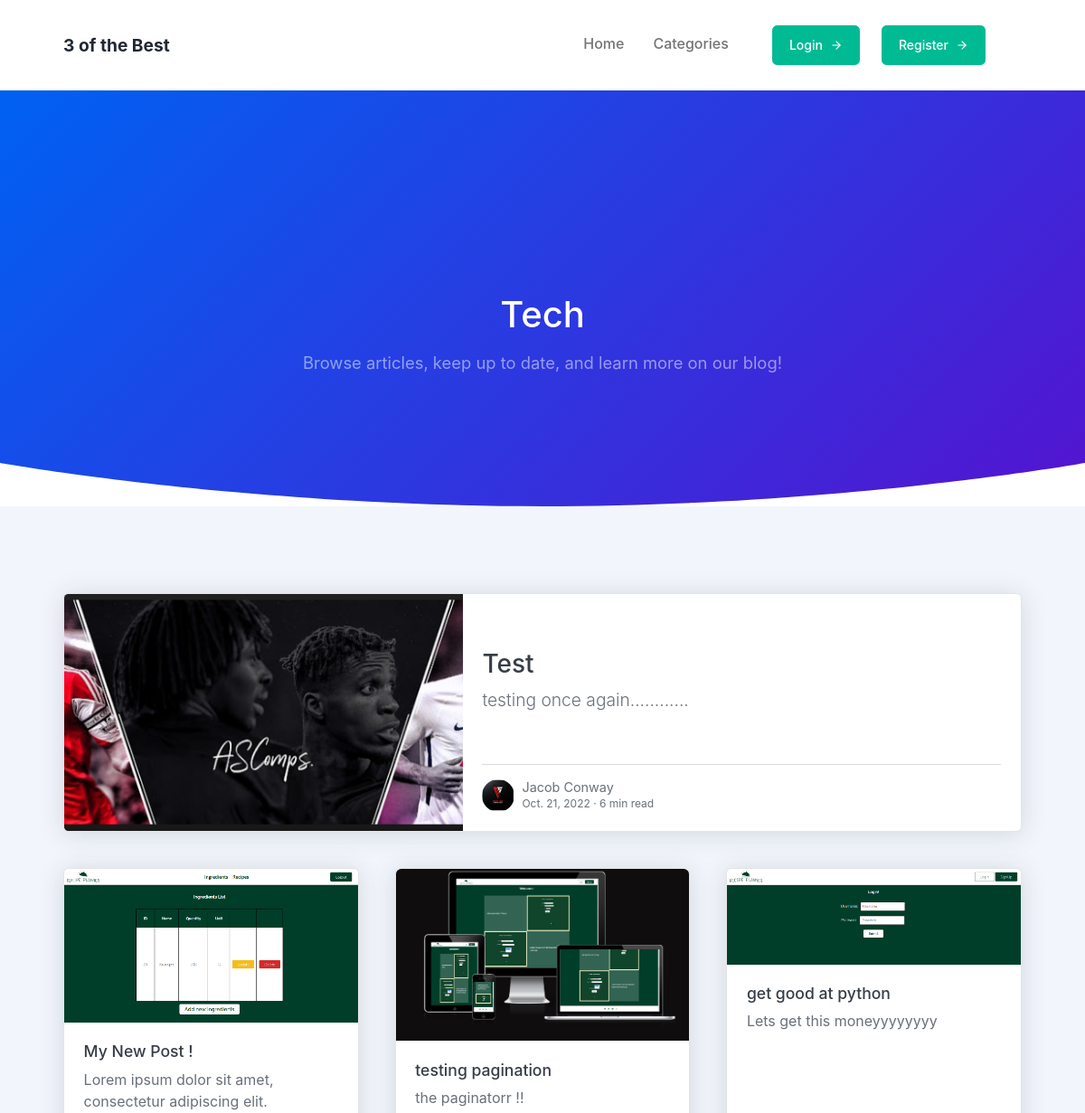
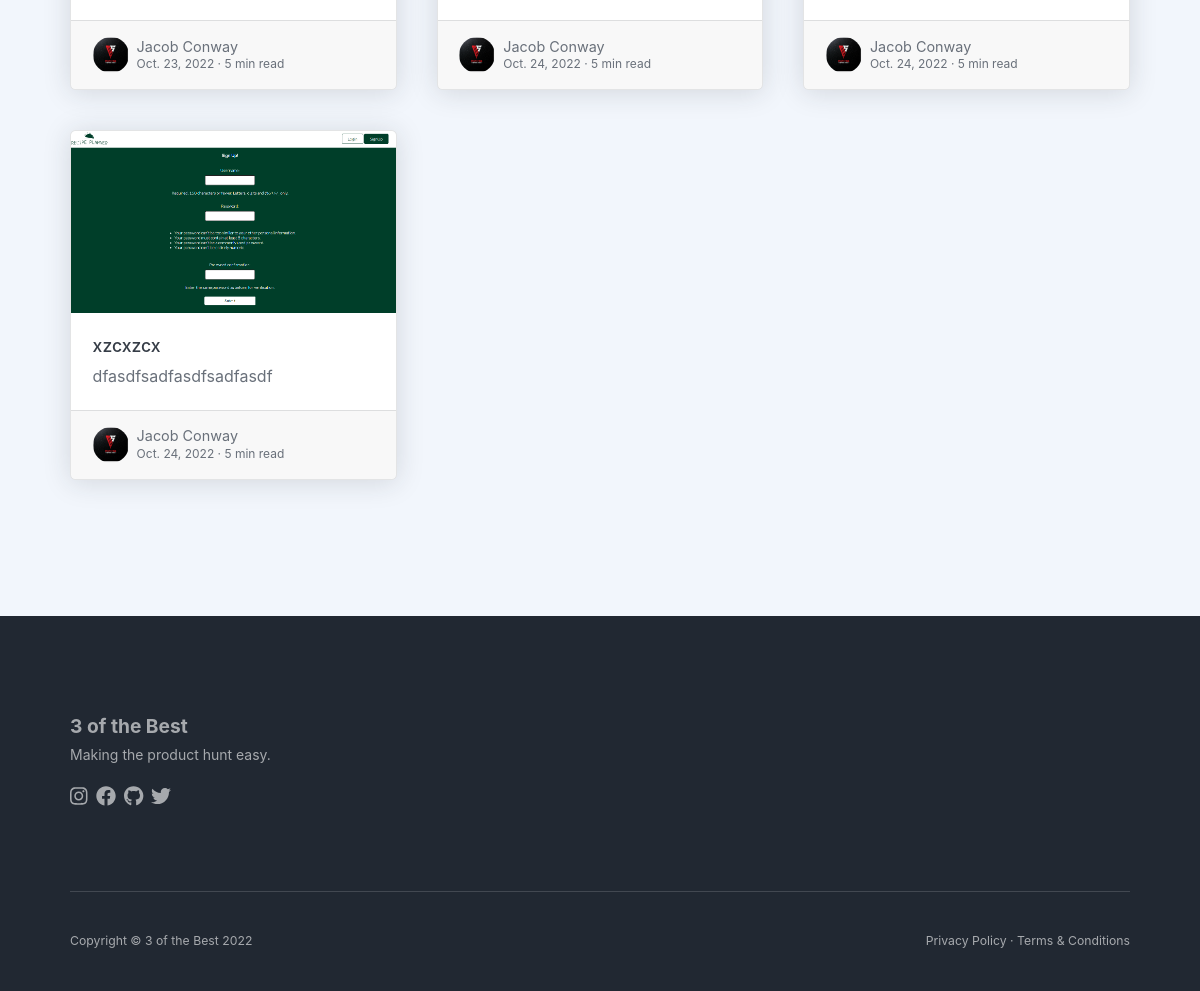
Screenshot of /category/tech/ with the database file from the repository (2 pictures, top to bottom).
### theblog/models.py (models this page shows, shortened)
class Post(models.Model):
    title = models.CharField(max_length=255)
    title_tag = models.CharField(max_length=255, default='3oftheBest')
    header_image = models.ImageField(null=True, blank=True, upload_to="images/")
    snippet_image = models.ImageField(null=True, blank=True, upload_to="snippet-image/")
    author = models.ForeignKey(User, on_delete=models.CASCADE)
    body = models.TextField()
    post_date = models.DateField(auto_now_add=True)
    category = models.CharField(max_length=255, default='uncategorized')
    likes = models.ManyToManyField(User, related_name='blog_posts', blank=True)
    snippet = models.CharField(max_length=255)
    isFeatured = models.BooleanField(default=False)
    class Meta:
        constraints = [
            UniqueConstraint(fields=['isFeatured'], condition=Q(isFeatured=True), name='isFeatured')
        ]

class Profile(models.Model):
    user = models.OneToOneField(User, null=True, on_delete=models.CASCADE)
    bio = models.TextField()
    profile_pic = models.ImageField(null=True, blank=True, upload_to="profile/")
    facebook_url = models.CharField(max_length=255, blank=True, null=True)
    twitter_url = models.CharField(max_length=255, blank=True, null=True)
    instagram_url = models.CharField(max_length=255, blank=True, null=True)
    tiktok_url = models.CharField(max_length=255, blank=True, null=True)
    snapchat_url = models.CharField(max_length=255, blank=True, null=True)
    youtube_url = models.CharField(max_length=255, blank=True, null=True)

### theblog/views.py (the view)
# urls.py: path('category/<str:cats>/',views.ListCategoryView, name='category'),
def ListCategoryView(request, cats):
    category_posts = Post.objects.filter(category=cats.replace("-", " "))
    p = Paginator(Post.objects.filter(category=cats.replace("-", " ")), 13)
    page = request.GET.get('page')
    categors = p.get_page(page)
    nums = 'J' * categors.paginator.num_pages
    return render(request, 'categories.html',
                    {   'cats': cats.title().replace("-", " "),
                        'category_posts': category_posts,
                        'categors' : categors,
                        'nums': nums,
                    })

### theblog/templates/categories.html (shortened to what this page needs)
{% extends 'base.html' %}
{% load static %}
{% block content%}
<header class="page-header-ui page-header-ui-dark bg-gradient-primary-to-secondary">
    <div class="page-header-ui-content pt-10">
        <div class="container px-5 text-center">
            <div class="row gx-5 justify-content-center">
                <div class="col-lg-8">
                    <h1 class="page-header-ui-title mb-3">{{cats}}</h1>
                    <p class="page-header-ui-text">Browse articles, keep up to date, and learn more on our
                        blog!</p>
                </div>
            </div>
        </div>
    </div>
    <div class="svg-border-rounded text-white">
        <svg xmlns="http://www.w3.org/2000/svg" viewBox="0 0 144.54 17.34" preserveAspectRatio="none" fill="currentColor"><path d="M144.54,17.34H0V0H144.54ZM0,0S32.36,17.34,72.27,17.34,144.54,0,144.54,0"></path></svg>
    </div>
</header>
<section class="bg-light py-10">
    <div class="container px-5">
        {% if categors %}
                {% for post in categors|slice:":1" %}
                    <a
                            class="card post-preview post-preview-featured lift mb-5 overflow-hidden"
                            href="{% url 'post-details' post.pk %}"
                        >
                            <div class="row g-0">
                            <div class="col-lg-5">
                                <div
                                class="post-preview-featured-img"
                                style="
                                    background-image: url({{post.header_image.url}});
                                "
                                ></div>
                            </div>
                            <div class="col-lg-7">
                                <div class="card-body">
                                <div class="py-5">
                                    <h5 class="card-title">
                                        {{post.title}}
                                    </h5>
                                    <p class="card-text">
                                        {{post.snippet}}
                                    </p>
                                </div>
                                <hr />
                                <div class="post-preview-meta">
                                    {% if post.author.profile.profile_pic %}
                                    <img
                                    class="post-preview-meta-img"
                                    src="{{ post.author.profile.profile_pic.url }}"
                                    />
                                    {% else %}
                                    <img
                                    class="post-preview-meta-img"
                                    src="{% static 'theblog\images\default_profile_pic.png' %}"
                                    />
                                    {% endif %}
                                    <div class="post-preview-meta-details">
                                    <div class="post-preview-meta-details-name">
                                        {{ post.author.first_name|title }} {{ post.author.last_name|title }}
                                    </div>
                                    <div class="post-preview-meta-details-date">
                                        {{post.post_date}} &middot; 6 min read
                                    </div>
                                    </div>
                                </div>
                                </div>
                            </div>
                            </div>
                        </a>
                {% endfor %}
                <div class="row gx-5">
                    {% for post in categors|slice:"1:" %}
                    <div class="col-md-6 col-xl-4 mb-5">
                        <a class="card post-preview lift h-100" href="{% url 'post-details' post.pk %}">
                            <img class="card-img-top" src="{{post.header_image.url}}" alt="...">
                            <div class="card-body">
                                <h5 class="card-title">{{post.title}}</h5>
                                <p class="card-text">{{post.snippet}}</p>
                            </div>
                            <div class="card-footer">
                                <div class="post-preview-meta">
                                {% if post.author.profile.profile_pic %}
                                    <img
                                    class="post-preview-meta-img"
                                    src="{{ post.author.profile.profile_pic.url }}"
                                    />
                                {% else %}
                                    <img
                                    class="post-preview-meta-img"
                                    src="{% static 'theblog\images\default_profile_pic.png' %}"
                                    />
                                {% endif %}
                                    <div class="post-preview-meta-details">
                                        <div class="post-preview-meta-details-name">{{ post.author.first_name|title }} {{ post.author.last_name|title }}</div>
                                        <div class="post-preview-meta-details-date">{{post.post_date}} · 5 min read</div>
                                    </div>
                                </div>
                            </div>
                        </a>
                    </div>
                {% endfor %}
        {% else %}
            <p>There are no posts in this category yet. Leave us a note and let us know what you'd like to us to review!</p>
        {% endif %}
    </div>
    </section>
{% endblock %}

### rows the page displays
Post: header_image (picture), title "Test", snippet "testing once again............", author.profile.profile_pic (picture), author.first_name "Jacob", author.last_name "Conway", post_date "Oct. 21, 2022"
Post: header_image (picture), title "My New Post !", snippet "Lorem ipsum dolor sit amet, consectetur adipiscing elit.", author.profile.profile_pic (picture), author.first_name "Jacob", author.last_name "Conway", post_date "Oct. 23, 2022"
Post: header_image (picture), title "testing pagination", snippet "the paginatorr !!", author.profile.profile_pic (picture), author.first_name "Jacob", author.last_name "Conway", post_date "Oct. 24, 2022"
Post: header_image (picture), title "get good at python", snippet "Lets get this moneyyyyyyyy", author.profile.profile_pic (picture), author.first_name "Jacob", author.last_name "Conway", post_date "Oct. 24, 2022"
Post: header_image (picture), title "xzcxzcx", snippet "dfasdfsadfasdfsadfasdf", author.profile.profile_pic (picture), author.first_name "Jacob", author.last_name "Conway", post_date "Oct. 24, 2022"

### other values shown
{{ cats }} "Tech"
